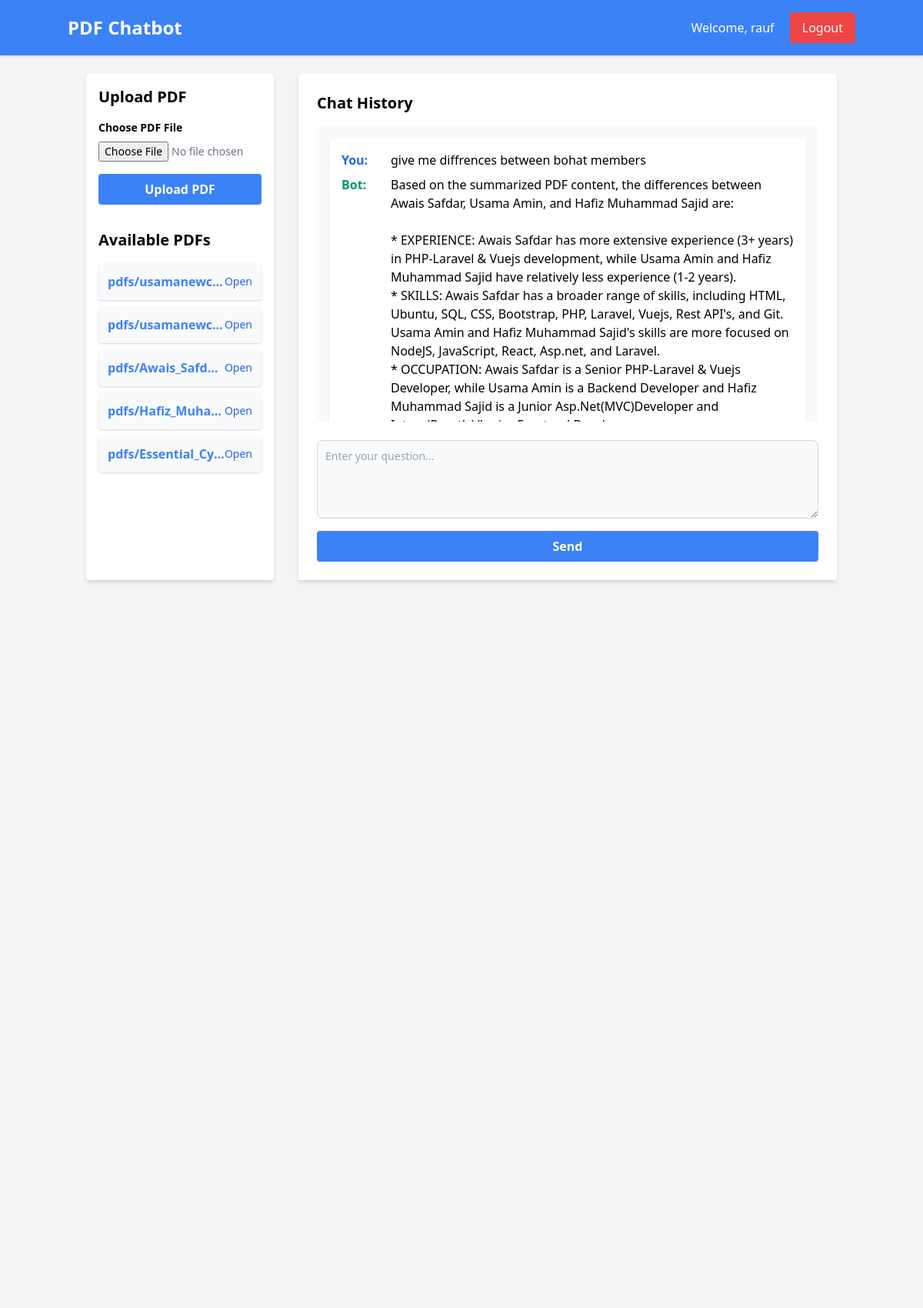
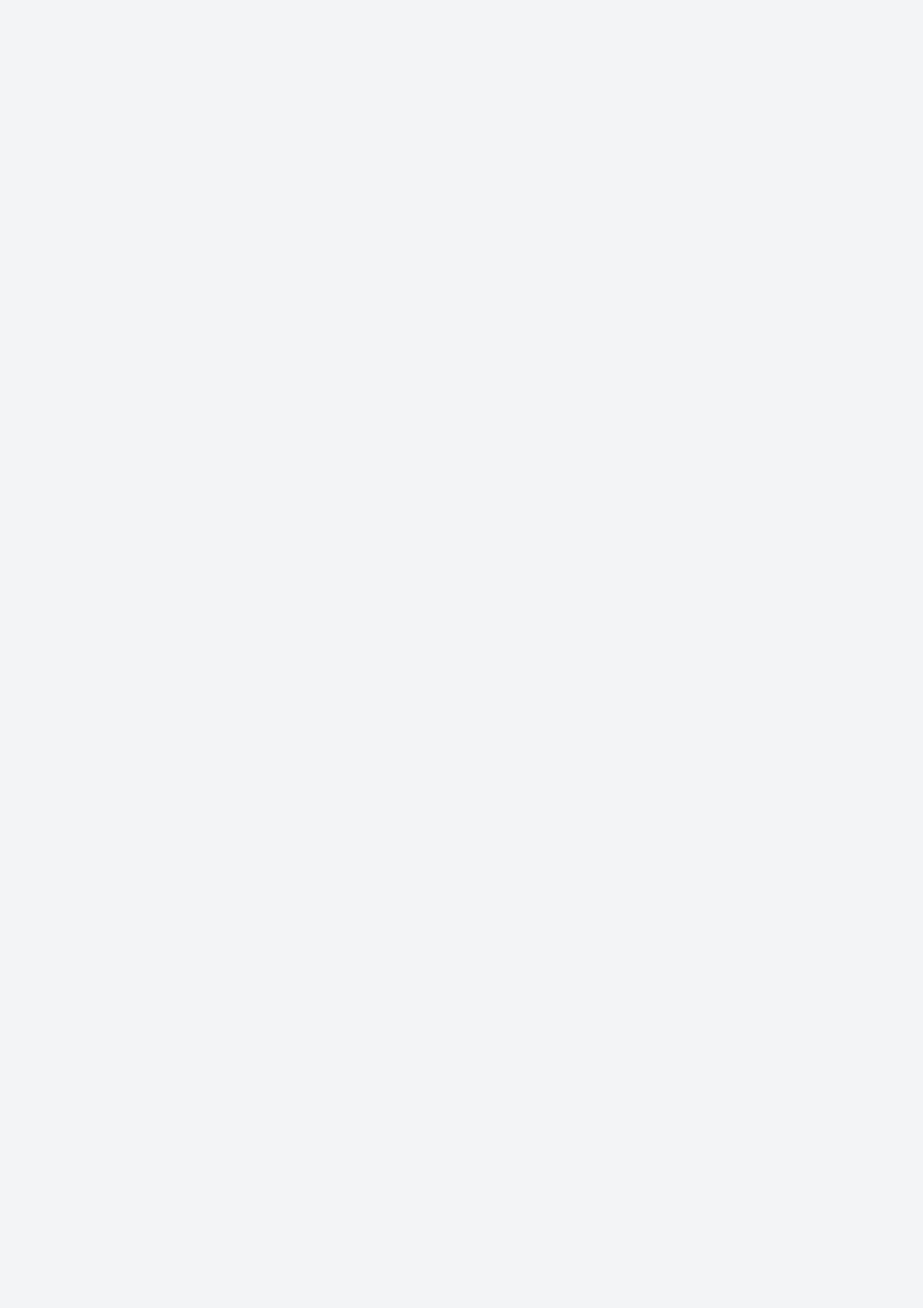
The app's page / (signed in, upper part) with its own data (2 pictures, top to bottom).
### accounts/models.py (models this page shows, shortened)
class CustomUser(AbstractUser):
    is_pdf_uploader = models.BooleanField(default=True)

class PDFDocument(models.Model):
    user = models.ForeignKey(CustomUser, on_delete=models.CASCADE)
    file = models.FileField(upload_to='pdfs/')
    uploaded_at = models.DateTimeField(auto_now_add=True)

class ChatMessage(models.Model):
    user = models.ForeignKey(CustomUser, on_delete=models.CASCADE)
    pdf = models.ForeignKey(PDFDocument, on_delete=models.SET_NULL, null=True)
    message = models.TextField()
    response = models.TextField()
    timestamp = models.DateTimeField(auto_now_add=True)
    class Meta:
        ordering = ['timestamp']

### pdf_chatbot/views.py (the view, shortened to what this page needs)
# urls.py: path('', views.chat_view, name='chat'),
@login_required
@require_http_methods(["GET", "POST"])
def chat_view(request):
    pdfs = PDFDocument.objects.filter(user=request.user)
    chat_history = ChatMessage.objects.filter(user=request.user)
    return render(request, 'chat/chat.html', {
        'pdfs': pdfs,
        'chat_history': chat_history
    })

### templates/chat/chat.html (shortened to what this page needs)
{% extends 'base.html' %}
{% block content %}
<div class="flex flex-col md:flex-row">
    <div class="w-full md:w-1/4 bg-white p-4 rounded shadow-md mb-8 md:mb-0 md:mr-8">
        {% if user.is_pdf_uploader %}
            <div class="mb-8">
                <h3 class="text-xl font-bold mb-4">Upload PDF</h3>
                <form id="pdf-upload-form" method="post" enctype="multipart/form-data" class="space-y-4">
                    <div class="form-group">
                        <label for="id_file" class="block text-sm font-semibold mb-2">Choose PDF File</label>
                        <input type="file" name="file" id="id_file" accept=".pdf" class="block w-full text-sm text-gray-500 file:mr-4 file:py-2 file:px-4 file:rounded-full file:border-0 file:text-sm file:font-semibold file:bg-blue-50 file:text-blue-700 hover:file:bg-blue-100" required>
                    </div>
                    <button type="submit" class="w-full bg-blue-500 hover:bg-blue-600 text-white font-bold py-2 px-4 rounded focus:outline-none focus:shadow-outline">
                        Upload PDF
                    </button>
                </form>
            </div>
        {% endif %}
        <div>
            <h3 class="text-xl font-bold mb-4">Available PDFs</h3>
            <ul id="pdf-list" class="space-y-2">
                {% for pdf in pdfs %}
                    <li class="bg-gray-50 p-3 rounded shadow hover:shadow-md flex items-center justify-between">
                        <span class="text-blue-500 font-bold truncate">
                            {{ pdf.file.name }}
                        </span>
                        <a href="{{ pdf.file.url }}" target="_blank" class="text-sm text-blue-600 hover:underline">
                            Open
                        </a>
                    </li>
                {% endfor %}
            </ul>
        </div>
    </div>
    <div class="w-full md:w-3/4">
        <div class="bg-white rounded shadow-md p-6">
            <h3 class="text-xl font-bold mb-4">Chat History</h3>
            <div id="chat-history" class="space-y-4 h-96 overflow-y-auto mb-6 p-4 bg-gray-50 rounded">
                {% for chat in chat_history %}
                    <div class="bg-white p-4 rounded shadow">
                        <div class="flex flex-col space-y-2">
                            <div class="flex items-start">
                                <span class="font-bold text-blue-600 w-16">You:</span>
                                <p class="flex-1">{{ chat.message }}</p>
                            </div>
                            <div class="flex items-start">
                                <span class="font-bold text-green-600 w-16">Bot:</span>
                                <p class="flex-1 whitespace-pre-wrap">{{ chat.response }}</p>
                            </div>
                        </div>
                    </div>
                {% endfor %}
            </div>
            <form id="chat-form" method="post" class="space-y-4">
                <textarea name="message" id="user-input" class="block w-full bg-gray-50 border border-gray-300 text-gray-900 text-sm rounded-lg focus:ring-blue-500 focus:border-blue-500 p-2.5" rows="4" placeholder="Enter your question..."></textarea>
                <button type="submit" class="w-full bg-blue-500 hover:bg-blue-600 text-white font-bold py-2 px-4 rounded focus:outline-none focus:shadow-outline">
                    Send
                </button>
            </form>
        </div>
    </div>
</div>
{% endblock %}

### templates/base.html (shortened to what this page needs)
{% load static %}
<!DOCTYPE html>
<html lang="en">
<head>
    <link href="https://cdn.jsdelivr.net/npm/tailwindcss@2.2.19/dist/tailwind.min.css" rel="stylesheet">
</head>
<body class="bg-gray-100 h-screen flex flex-col">
    <nav class="bg-blue-500 p-4 text-white shadow">
        <div class="container mx-auto flex justify-between items-center">
            <a href="{% url 'chat' %}" class="text-2xl font-bold">PDF Chatbot</a>
            <div>
                {% if user.is_authenticated %}
                    <span class="mr-4">Welcome, {{ user.username }}</span>
                    <form method="post" action="{% url 'logout' %}" class="inline">
                        <button type="submit" class="bg-red-500 hover:bg-red-600 px-4 py-2 rounded">Logout</button>
                    </form>
                {% else %}
                    <a href="{% url 'login' %}" class="bg-blue-600 hover:bg-blue-700 px-4 py-2 rounded mr-2">Login</a>
                    <a href="{% url 'register' %}" class="bg-green-500 hover:bg-green-600 px-4 py-2 rounded">Register</a>
                {% endif %}
            </div>
        </div>
    </nav>
    <div class="flex-grow container mx-auto p-6">
        {% block content %}{% endblock %}
    </div>
</body>
</html>

### records on screen
CustomUser: username "rauf"
PDFDocument: file.name "pdfs/usamanewc…"
PDFDocument: file.name "pdfs/usamanewc…"
PDFDocument: file.name "pdfs/Awais_Safd…"
PDFDocument: file.name "pdfs/Hafiz_Muha…"
PDFDocument: file.name "pdfs/Essential_Cy…"
ChatMessage: message "give me diffrences between bohat members", response "Based on the summarized PDF content, the differences between Awais Safdar, Usama Amin, and Hafiz Muhammad Sajid are: * EXPERIENCE: Awais Safdar has more extensive experience (3+ years) in PHP-Laravel & Vuejs development, while Usama Amin and Hafiz Muhammad Sajid have relatively less experience (1-2 years). * SKILLS: Awais Safdar has a broader range of skills, including HTML, Ubuntu, SQL, CSS, Bootstrap, PHP, Laravel, Vuejs, Rest API's, and Git. Usama Amin and Hafiz Muhammad Sajid's skills are more focused on NodeJS, JavaScript, React, Asp.net, and Laravel. * OCCUPATION: Awais Safdar is a Senior PHP-Laravel & Vuejs Developer, while Usama Amin is a Backend Developer and Hafiz Muhammad Sajid…"
